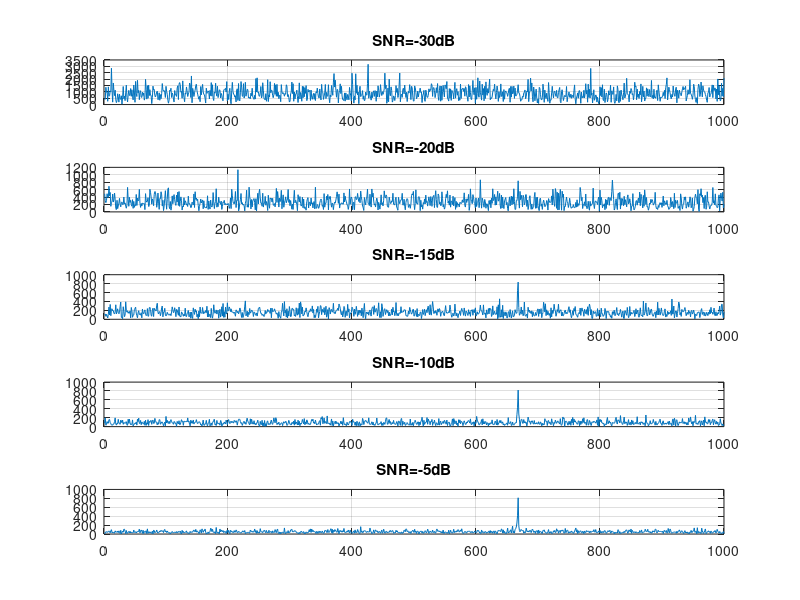

MATLAB code to generate this figure:
clear;clc;  
prf=1e4;
T=0.1;
N=T/prf;%N=1000
for n=1:1:1000
    x(n) = 1*exp(i*2*pi*(2/3)*1e4*T*n/N);
end
subplot(5,1,1);
y = awgn(x,-30);
F=fft(y);
plot(abs(F));
title('SNR=-30dB');
grid on;
subplot(5,1,2);
y2 = awgn(x,-20);
F2=fft(y2);
plot(abs(F2));
title('SNR=-20dB');
grid on;
subplot(5,1,3);
y = awgn(x,-15);
F=fft(y);
plot(abs(F));
title('SNR=-15dB');
grid on;
subplot(5,1,4);
y2 = awgn(x,-10);
F2=fft(y2);
plot(abs(F2));
title('SNR=-10dB');
grid on;
subplot(5,1,5);
y3 = awgn(x,-5);
F3=fft(y3);
plot(abs(F3));
title('SNR=-5dB');
grid on;